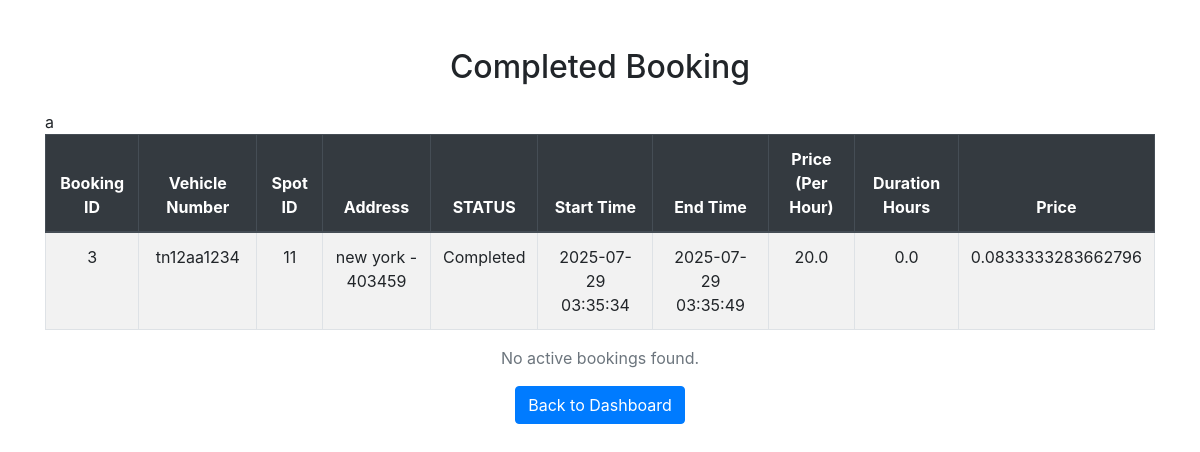
/user/history/11 (signed in), run on the app's committed database.
### tables this page shows
CREATE TABLE ParkingLots (
              lot_id         INTEGER PRIMARY KEY AUTOINCREMENT,
              address        TEXT    NOT NULL,
              pin_code       TEXT,
              price_per_hour REAL    NOT NULL,
              max_spots      INTEGER NOT NULL,
              created_at     DATETIME DEFAULT CURRENT_TIMESTAMP,
              free_spots   INTEGER NOT NULL
            );

CREATE TABLE Bookings (
              booking_id  INTEGER PRIMARY KEY AUTOINCREMENT,
              spot_id     INTEGER NOT NULL,
              vehicle_id  INTEGER NOT NULL,
              start_time  DATETIME NOT NULL DEFAULT CURRENT_TIMESTAMP,
              end_time    DATETIME,
              status      TEXT    NOT NULL DEFAULT 'Booked'
                           CHECK(status IN ('Booked','Completed','Cancelled')),
              duration_hours Float Default NULL,
              total_amount Float Default NULL,
              FOREIGN KEY(spot_id)    REFERENCES ParkingSpots(spot_id)
                ON DELETE CASCADE,
              FOREIGN KEY(vehicle_id) REFERENCES Vehicles(vehicle_id)
                ON DELETE CASCADE
            );

### app.py (the view)
@app.route('/user/history/<int:spotid>', methods=['GET', 'POST'])
def booking_history_user(spotid):
    det = user_history(session.get('user_id'))
    for d in det:
        if d[3] == spotid:
            spot = d
            break
    with sqlite3.connect(DB) as con:
        cur = con.cursor()
        cur.execute('''
        SELECT ps.price_per_hour, ps.address, ps.pin_code
        FROM ParkingLots ps join ParkingSpots s
        WHERE ps.lot_id = s.lot_id and s.spot_id = ?
        ''', (spot[3],))
        price_per_hour, address, pincode = cur.fetchone()
        cur.execute('''
                SELECT start_time, end_time, total_amount
                FROM Bookings
                WHERE booking_id = ?
                ''', (spot[0],))
        data = cur.fetchone()
        spot = list(spot)
        spot.extend((price_per_hour, address, pincode))
        spot.extend(data)
        con.commit()
        print("\n\n")
        j = 0
        for i in spot:
            print(j, i)
            j += 1
    return render_template('reservationHistory.html', row=spot)

### templates/reservationHistory.html (shortened to what this page needs)
<!DOCTYPE html>
<html lang="en">
<head>
    <link rel="stylesheet" href="https://cdn.jsdelivr.net/npm/bootstrap@4.6.0/dist/css/bootstrap.min.css">
</head>
<body>
<div class="container mt-5">
    <h2 class="text-center mb-4">Completed Booking</h2>
    <table class="table table-bordered table-striped text-center">
        <thead class="thead-dark">
            <tr>
                <th>Booking ID</th>
                <th>Vehicle Number</th>
                <th>Spot ID</th>
                <th>Address</th>
                <th>STATUS</th>
                <th>Start Time</th>
                <th>End Time</th>
                <th>Price (Per Hour)</th>a
                <th>Duration Hours</th>
                <th>Price</th>
            </tr>
        </thead>
        <tbody>
            <tr>
                <td>{{ row[0] }}</td>
                <td>{{ row[4] }}</td>
                <td>{{ row[3] }}</td>
                <td>{{ row[11] }} - {{ row[12] }}</td>
                <td>{{ row[8] }}</td>
                <td>{{ row[13] }}</td>
                <td>{{ row[14] }}</td>
                <td>{{ row[10] }}</td>
                <td>{{ row[9] }}</td>
                <td>{{ row[15] }}</td>
            </tr>
        </tbody>
    </table>
    <p class="text-center text-muted">No active bookings found.</p>
    <div class="text-center mt-3">
        <a href="{{ url_for('dashboard', userid=row[1]) }}" class="btn btn-primary">Back to Dashboard</a>
    </div>
</div>
</body>
</html>

### data on the page
ParkingLots: address "new york", pin_code "403459", price_per_hour "20.0"
Bookings: status "Completed", start_time "2025-07-29 03:35:34", end_time "2025-07-29 03:35:49", total_amount "0.0833333283662796"

### other printed values
{{ row[0] }} "3"
{{ row[4] }} "tn12aa1234"
{{ row[3] }} "11"
{{ row[9] }} "0.0"
